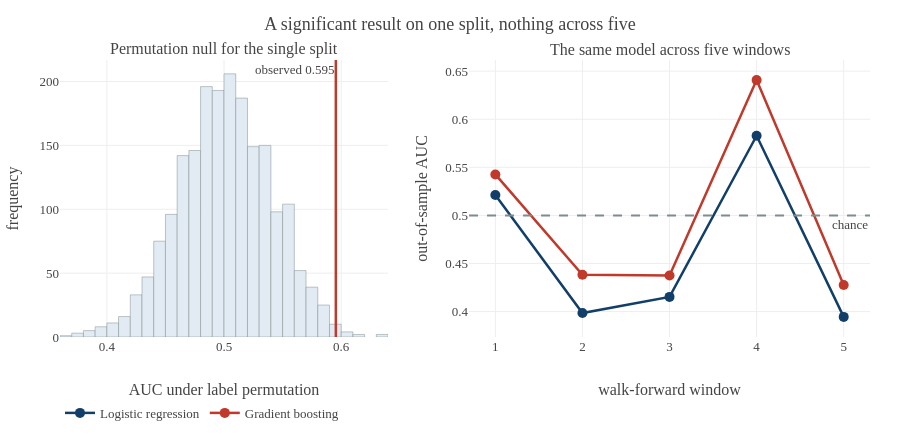

Notebook code cell kept with this figure:
### Code cell
fig = make_subplots(rows=1, cols=2, column_widths=[0.45, 0.55], subplot_titles=(
    'Permutation null for the single split', 'The same model across five windows'))

fig.add_trace(go.Histogram(x=null, nbinsx=45, marker_color=BAND, marker_line_color=GREY,
                           marker_line_width=0.5, showlegend=False,
                           hovertemplate='AUC %{x:.3f}<extra></extra>'), row=1, col=1)
fig.add_vline(x=auc_out, line=dict(color=RED, width=2.5), row=1, col=1,
              annotation_text=f'observed {auc_out:.3f}', annotation_position='top left')

for (name, a), col in zip(wf.items(), [NAVY, RED]):
    fig.add_trace(go.Scatter(x=list(range(1, len(a) + 1)), y=a, mode='lines+markers', name=name,
                             line=dict(color=col, width=2.5), marker=dict(size=10),
                             hovertemplate='window %{x}<br>AUC %{y:.3f}<extra></extra>'), row=1, col=2)
fig.add_hline(y=0.5, line=dict(color=GREY, width=2, dash='dash'), row=1, col=2,
              annotation_text='chance', annotation_position='bottom right')

fig.update_xaxes(title_text='AUC under label permutation', row=1, col=1)
fig.update_xaxes(title_text='walk-forward window', tickmode='linear', dtick=1, row=1, col=2)
fig.update_yaxes(title_text='frequency', row=1, col=1)
fig.update_yaxes(title_text='out-of-sample AUC', row=1, col=2)
fig.update_layout(template=TEMPLATE, height=440,
                  title_text='A significant result on one split, nothing across five',
                  legend=dict(orientation='h', y=-0.22))
fig.show()

### Figure 1 — Plotly figure (JSON) as saved in the notebook; plotly's stock layout.template omitted (floating-point values rounded to 4 significant figures; data arrays with more than 128 entries replaced by an {"elided": "..."} marker saying what was removed)
{"data": [{"hovertemplate": "AUC %{x:.3f}<extra></extra>", "marker": {"color": "#E2EBF4", "line": {"color": "#7F8C8D", "width": 0.5}}, "nbinsx": 45, "showlegend": false, "type": "histogram", "x": {"elided": "2000 float values"}, "xaxis": "x", "yaxis": "y"}, {"hovertemplate": "window %{x}<br>AUC %{y:.3f}<extra></extra>", "line": {"color": "#123F69", "width": 2.5}, "marker": {"size": 10}, "mode": "lines+markers", "name": "Logistic regression", "type": "scatter", "x": [1, 2, 3, 4, 5], "xaxis": "x2", "y": [0.5213, 0.3985, 0.4153, 0.5829, 0.3945], "yaxis": "y2"}, {"hovertemplate": "window %{x}<br>AUC %{y:.3f}<extra></extra>", "line": {"color": "#C0392B", "width": 2.5}, "marker": {"size": 10}, "mode": "lines+markers", "name": "Gradient boosting", "type": "scatter", "x": [1, 2, 3, 4, 5], "xaxis": "x2", "y": [0.5426, 0.4382, 0.4375, 0.6407, 0.4276], "yaxis": "y2"}], "layout": {"annotations": [{"font": {"size": 16}, "showarrow": false, "text": "Permutation null for the single split", "x": 0.2025, "xanchor": "center", "xref": "paper", "y": 1, "yanchor": "bottom", "yref": "paper"}, {"font": {"size": 16}, "showarrow": false, "text": "The same model across five windows", "x": 0.7525, "xanchor": "center", "xref": "paper", "y": 1, "yanchor": "bottom", "yref": "paper"}, {"showarrow": false, "text": "observed 0.595", "x": 0.5954, "xanchor": "right", "xref": "x", "y": 1, "yanchor": "top", "yref": "y domain"}, {"showarrow": false, "text": "chance", "x": 1, "xanchor": "right", "xref": "x2 domain", "y": 0.5, "yanchor": "top", "yref": "y2"}], "height": 440, "legend": {"orientation": "h", "y": -0.22}, "shapes": [{"line": {"color": "#C0392B", "width": 2.5}, "type": "line", "x0": 0.5954, "x1": 0.5954, "xref": "x", "y0": 0, "y1": 1, "yref": "y domain"}, {"line": {"color": "#7F8C8D", "dash": "dash", "width": 2}, "type": "line", "x0": 0, "x1": 1, "xref": "x2 domain", "y0": 0.5, "y1": 0.5, "yref": "y2"}], "title": {"text": "A significant result on one split, nothing across five"}, "xaxis": {"anchor": "y", "domain": [0, 0.405], "title": {"text": "AUC under label permutation"}}, "xaxis2": {"anchor": "y2", "domain": [0.505, 1], "dtick": 1, "tickmode": "linear", "title": {"text": "walk-forward window"}}, "yaxis": {"anchor": "x", "domain": [0, 1], "title": {"text": "frequency"}}, "yaxis2": {"anchor": "x2", "domain": [0, 1], "title": {"text": "out-of-sample AUC"}}}}
